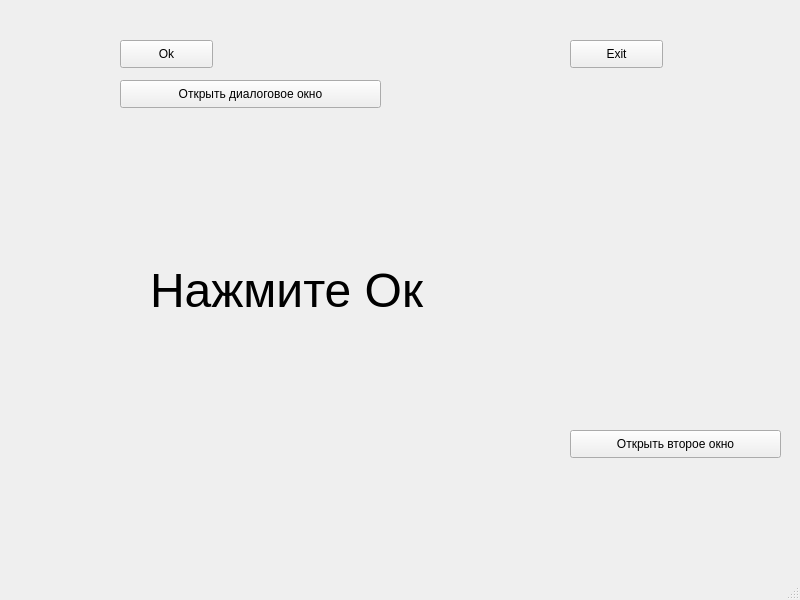
<?xml version="1.0" encoding="UTF-8"?>
<ui version="4.0">
 <class>MainWindow</class>
 <widget class="QMainWindow" name="MainWindow">
  <property name="geometry">
   <rect>
    <x>0</x>
    <y>0</y>
    <width>800</width>
    <height>600</height>
   </rect>
  </property>
  <property name="windowTitle">
   <string>MainWindow</string>
  </property>
  <widget class="QWidget" name="centralwidget">
   <widget class="QPushButton" name="pushButton">
    <property name="geometry">
     <rect>
      <x>120</x>
      <y>40</y>
      <width>93</width>
      <height>28</height>
     </rect>
    </property>
    <property name="text">
     <string>Ok</string>
    </property>
   </widget>
   <widget class="QPushButton" name="pushButton_2">
    <property name="geometry">
     <rect>
      <x>570</x>
      <y>40</y>
      <width>93</width>
      <height>28</height>
     </rect>
    </property>
    <property name="text">
     <string>Exit</string>
    </property>
   </widget>
   <widget class="QLabel" name="label">
    <property name="geometry">
     <rect>
      <x>150</x>
      <y>220</y>
      <width>511</width>
      <height>141</height>
     </rect>
    </property>
    <property name="font">
     <font>
      <pointsize>36</pointsize>
     </font>
    </property>
    <property name="text">
     <string>Нажмите Ок</string>
    </property>
   </widget>
   <widget class="QPushButton" name="pushButton_3">
    <property name="geometry">
     <rect>
      <x>120</x>
      <y>80</y>
      <width>261</width>
      <height>28</height>
     </rect>
    </property>
    <property name="text">
     <string>Открыть диалоговое окно</string>
    </property>
   </widget>
   <widget class="QPushButton" name="pushButton_4">
    <property name="geometry">
     <rect>
      <x>570</x>
      <y>430</y>
      <width>211</width>
      <height>28</height>
     </rect>
    </property>
    <property name="text">
     <string>Открыть второе окно</string>
    </property>
   </widget>
  </widget>
  <widget class="QMenuBar" name="menubar">
   <property name="geometry">
    <rect>
     <x>0</x>
     <y>0</y>
     <width>800</width>
     <height>26</height>
    </rect>
   </property>
  </widget>
  <widget class="QStatusBar" name="statusbar"/>
 </widget>
 <resources/>
 <connections>
  <connection>
   <sender>pushButton_2</sender>
   <signal>clicked()</signal>
   <receiver>MainWindow</receiver>
   <slot>close()</slot>
   <hints>
    <hint type="sourcelabel">
     <x>583</x>
     <y>81</y>
    </hint>
    <hint type="destinationlabel">
     <x>695</x>
     <y>172</y>
    </hint>
   </hints>
  </connection>
 </connections>
</ui>
